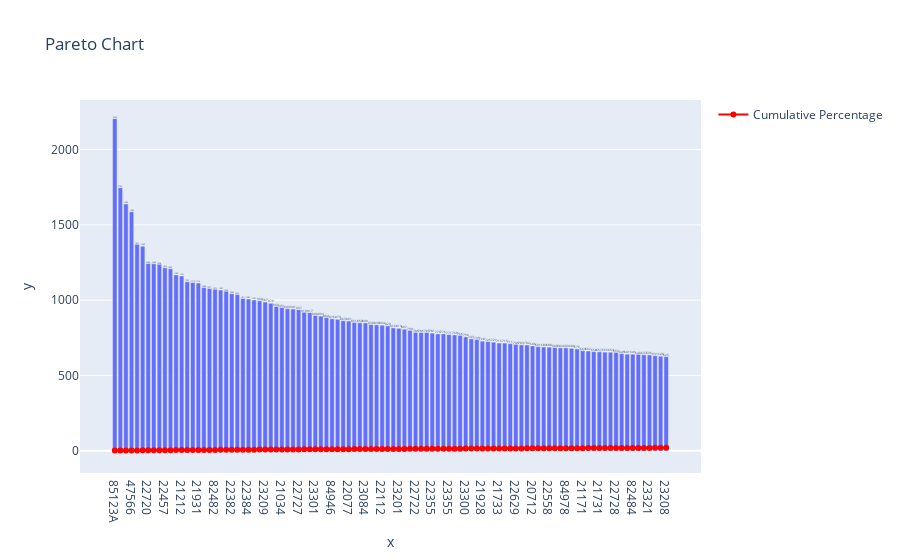

The notebook cell this image was saved under:
### Code cell
# Interactive Pareto chart
import matplotlib.pyplot as plt
import plotly.express as px

# Left y-axis values: Frequency
# Right y-axis values: Cumulative Percentage
# X-axis values: ProductNo top 100



fig = px.bar(
    frequency[:100],
    x=frequency['ProductNo'][:100],
    y=frequency['Frequency'][:100],
    text='Frequency',
    title='Pareto Chart',
    labels={'Frequency': 'Frequency', 'ProductNo': 'Product Number'}
)

# Add cumulative percentage line
fig.add_scatter(
    x=frequency['ProductNo'][:100],
    y=frequency['CumulativePct'][:100],
    mode='lines+markers',
    name='Cumulative Percentage',
    line=dict(color='red'),
)

# Update hover information for interactivity
fig.update_traces(hovertemplate='ProductNo: %{x}<br>Frequency: %{y}')

# Display the chart
fig.show()
